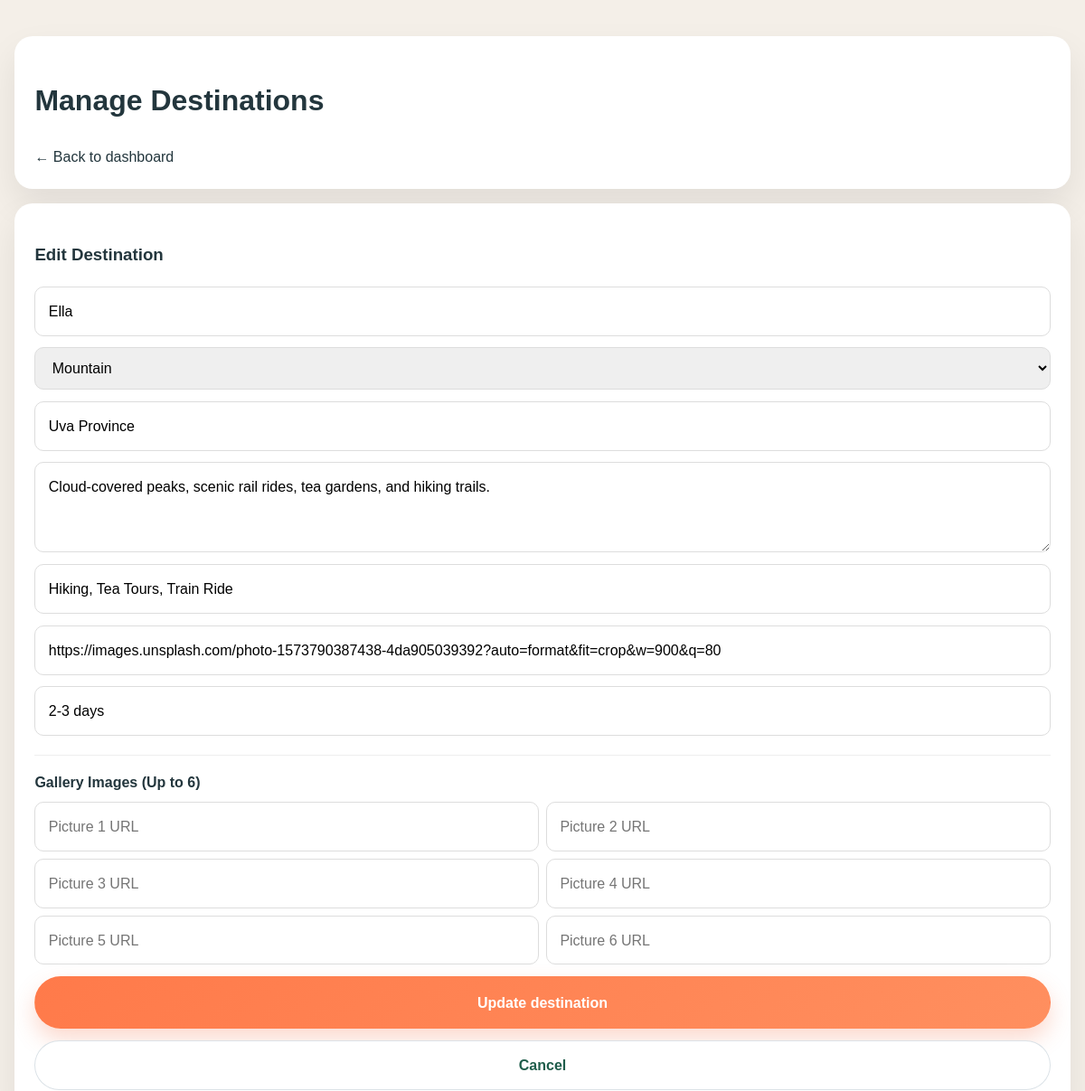
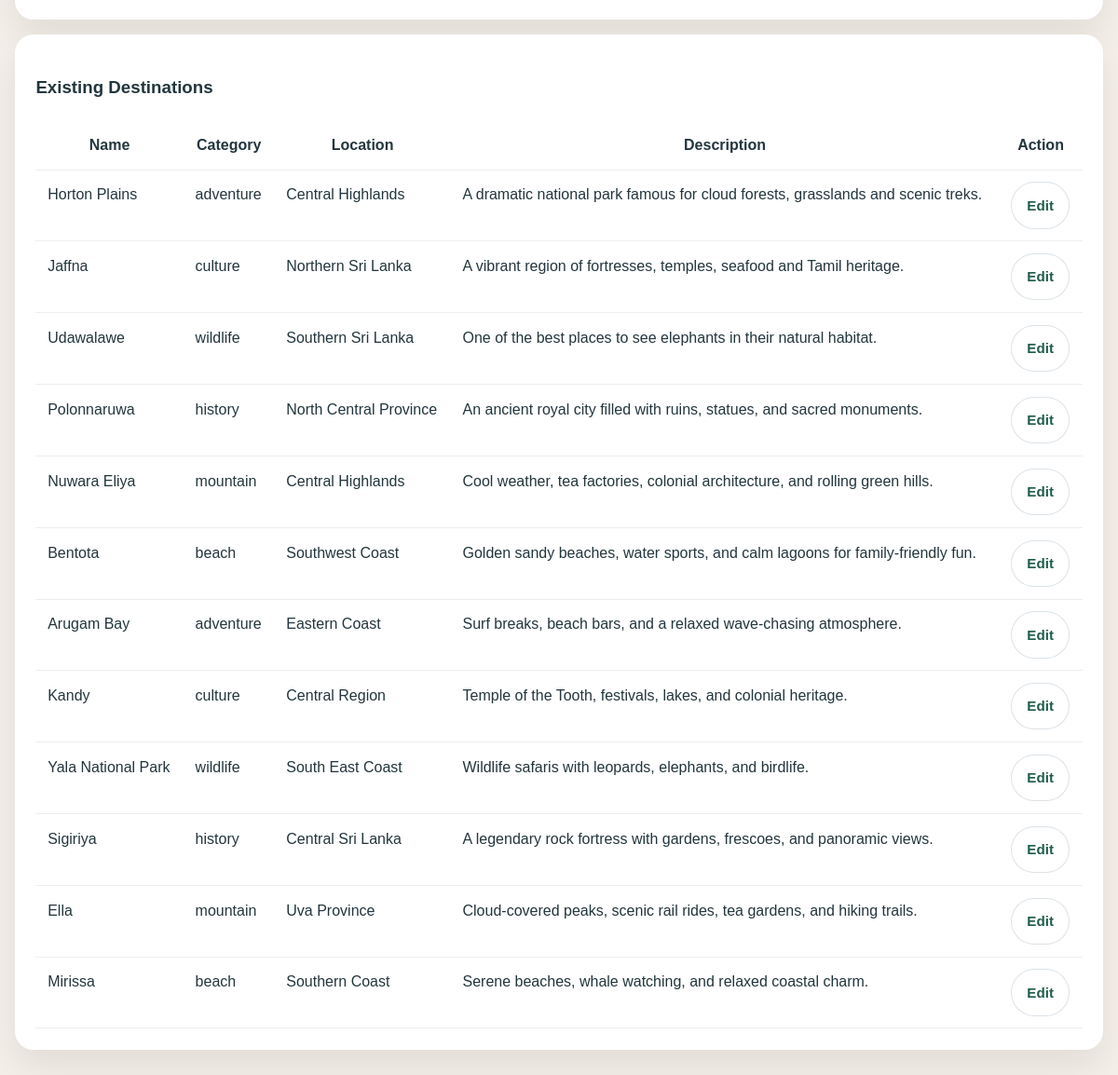
Screenshot of /admin/manage_destinations.php?edit_id=2 (signed in) with the database file from the repository (2 pictures, top to bottom).
### tables this page shows
CREATE TABLE IF NOT EXISTS destinations (
  id INT AUTO_INCREMENT PRIMARY KEY,
  name VARCHAR(150) NOT NULL,
  category VARCHAR(50) NOT NULL,
  location VARCHAR(150) NOT NULL,
  description TEXT NOT NULL,
  activities VARCHAR(255) NOT NULL,
  image_url TEXT NOT NULL,
  duration VARCHAR(50) NOT NULL,
  gallery_urls TEXT DEFAULT NULL,
  created_at TIMESTAMP DEFAULT CURRENT_TIMESTAMP
);

### admin/manage_destinations.php (the view, shortened to what this page needs)
<?php
require '../config/database.php';
$edit_id = isset($_GET['edit_id']) ? (int)$_GET['edit_id'] : 0;
$edit_dest = null;
if ($edit_id > 0) {
    $stmt = $conn->prepare('SELECT * FROM destinations WHERE id=?');
    $stmt->bind_param('i', $edit_id);
    $stmt->execute();
    $res = $stmt->get_result();
    if ($res && $res->num_rows > 0) {
        $edit_dest = $res->fetch_assoc();
    }
}
$stmt = $conn->prepare('SELECT * FROM destinations ORDER BY id DESC');
$stmt->execute();
$result = $stmt->get_result();
?>
<!DOCTYPE html>
<html lang="en">
<head>
    <link rel="stylesheet" href="../assets/styles.css" />
</head>
<body>
    <div class="admin-wrap">
        <div class="panel">
            <h1>Manage Destinations</h1>
            <a href="dashboard.php">← Back to dashboard</a>
        </div>
        <div class="panel">
            <h3><?php echo $edit_dest ? 'Edit Destination' : 'Add New Destination'; ?></h3>
            <form method="post" action="manage_destinations.php">
                <input type="text" name="name" placeholder="Destination name" required value="<?php echo $edit_dest ? htmlspecialchars($edit_dest['name']) : ''; ?>" />
                <select name="category">
                    <?php
                    $categories = ['beach' => 'Beach', 'mountain' => 'Mountain', 'wildlife' => 'Wildlife', 'culture' => 'Culture', 'adventure' => 'Adventure', 'history' => 'Historical Place'];
                    foreach ($categories as $val => $label) {
                        $sel = ($edit_dest && $edit_dest['category'] === $val) ? 'selected' : '';
                        echo "<option value=\"$val\" $sel>$label</option>";
                    }
                    ?>
                </select>
                <input type="text" name="location" placeholder="Location" required value="<?php echo $edit_dest ? htmlspecialchars($edit_dest['location']) : ''; ?>" />
                <textarea name="description" placeholder="Description" required><?php echo $edit_dest ? htmlspecialchars($edit_dest['description']) : ''; ?></textarea>
                <input type="text" name="activities" placeholder="Activities" required value="<?php echo $edit_dest ? htmlspecialchars($edit_dest['activities']) : ''; ?>" />
                <input type="text" name="image_url" placeholder="Main Image URL" required value="<?php echo $edit_dest ? htmlspecialchars($edit_dest['image_url']) : ''; ?>" />
                <input type="text" name="duration" placeholder="Suggested duration" required value="<?php echo $edit_dest ? htmlspecialchars($edit_dest['duration']) : ''; ?>" />
                <div style="border-top:1px solid #eee; padding-top:1rem; margin-top:0.5rem;">
                    <strong>Gallery Images (Up to 6)</strong>
                    <div style="display:grid; grid-template-columns:1fr 1fr; gap:0.5rem; margin-top:0.5rem;">
                        <?php
                        $existing_galleries = [];
                        for ($i = 1; $i <= 6; $i++) {
                            $val = isset($existing_galleries[$i-1]) ? htmlspecialchars($existing_galleries[$i-1]) : '';
                            echo '<input type="text" name="gallery_'.$i.'" placeholder="Picture '.$i.' URL" value="'.$val.'" />';
                        }
                        ?>
                    </div>
                </div>
                <button class="btn btn-primary" type="submit"><?php echo $edit_dest ? 'Update destination' : 'Save destination'; ?></button>
                <?php if ($edit_dest) { ?>
                    <a href="manage_destinations.php" class="btn btn-secondary" style="text-align:center; padding: 0.8rem;">Cancel</a>
                <?php } ?>
            </form>
        </div>
        <div class="panel">
            <h3>Existing Destinations</h3>
            <table>
                <thead>
                    <tr><th>Name</th><th>Category</th><th>Location</th><th>Description</th><th>Action</th></tr>
                </thead>
                <tbody>
                    <?php while ($row = $result->fetch_assoc()) { ?>
                        <tr>
                            <td><?php echo htmlspecialchars($row['name']); ?></td>
                            <td><?php echo htmlspecialchars($row['category']); ?></td>
                            <td><?php echo htmlspecialchars($row['location']); ?></td>
                            <td><?php echo htmlspecialchars($row['description']); ?></td>
                            <td><a href="manage_destinations.php?edit_id=<?php echo $row['id']; ?>" class="btn btn-small btn-secondary">Edit</a></td>
                        </tr>
                    <?php } ?>
                </tbody>
            </table>
        </div>
    </div>
</body>
</html>

### assets/styles.css (style rules this page uses)
:root { --primary: #1f5d4b; --primary-dark: #144134; --accent: #ff7a4a; --accent-soft: #ffe1cc; --gold: #f2b44f; --text: #23363d; --muted: #64707d; --surface: #f7f1e8; --border: rgba(31, 93, 75, 0.14); --shadow: 0 18px 45px rgba(31, 93, 75, 0.12); --radius: 24px; }
* { box-sizing: border-box; }
html { scroll-behavior: smooth; }
body { margin: 0; font-family: 'Inter', sans-serif; color: var(--text); background: #fdfcf9; line-height: 1.7; }
a { color: inherit; text-decoration: none; }
button, input, select, textarea { font: inherit; }
.btn { display: inline-flex; align-items: center; justify-content: center; gap: 0.4rem; padding: 0.9rem 1.4rem; border-radius: 999px; font-weight: 700; border: 1px solid transparent; transition: transform 0.2s ease, box-shadow 0.2s ease, background 0.2s ease; }
.btn-primary { background: linear-gradient(135deg, var(--accent), #ff8f5f); color: white; box-shadow: 0 12px 24px rgba(242, 107, 65, 0.25); }
.btn-secondary { background: white; color: var(--primary); border-color: rgba(31, 76, 107, 0.16); }
.btn-small { padding: 0.7rem 1rem; font-size: 0.95rem; }

### admin/manage_destinations.php (style rules this page uses)
body { background: #f4efe8; font-family: Arial, sans-serif; }
.admin-wrap { max-width: 1200px; margin: 40px auto; padding: 0 1rem 2rem; }
.panel { background: white; padding: 1.4rem; border-radius: 20px; box-shadow: 0 18px 38px rgba(0,0,0,0.08); margin-bottom: 1rem; }
form { display: grid; gap: 0.8rem; }
input, textarea, select { padding: 0.8rem 0.9rem; border: 1px solid #ddd; border-radius: 10px; }
textarea { min-height: 100px; }
table { width: 100%; border-collapse: collapse; background: white; }
th, td { padding: 0.8rem; border-bottom: 1px solid #eee; vertical-align: top; }

### rows the page displays
destinations: name "Ella", location "Uva Province", description "Cloud-covered peaks, scenic rail rides, tea gardens, and hiking trails.", activities "Hiking, Tea Tours, Train Ride", image_url "https://images.unsplash.com/photo-1573790387438-4da905039392?auto=format&fit=crop&w=900&q=80", duration "2-3 days", category "mountain"
destinations: name "Horton Plains", category "adventure", location "Central Highlands", description "A dramatic national park famous for cloud forests, grasslands and scenic treks."
destinations: name "Jaffna", category "culture", location "Northern Sri Lanka", description "A vibrant region of fortresses, temples, seafood and Tamil heritage."
destinations: name "Udawalawe", category "wildlife", location "Southern Sri Lanka", description "One of the best places to see elephants in their natural habitat."
destinations: name "Polonnaruwa", category "history", location "North Central Province", description "An ancient royal city filled with ruins, statues, and sacred monuments."
destinations: name "Nuwara Eliya", category "mountain", location "Central Highlands", description "Cool weather, tea factories, colonial architecture, and rolling green hills."
destinations: name "Bentota", category "beach", location "Southwest Coast", description "Golden sandy beaches, water sports, and calm lagoons for family-friendly fun."
destinations: name "Arugam Bay", category "adventure", location "Eastern Coast", description "Surf breaks, beach bars, and a relaxed wave-chasing atmosphere."
destinations: name "Kandy", category "culture", location "Central Region", description "Temple of the Tooth, festivals, lakes, and colonial heritage."
destinations: name "Yala National Park", category "wildlife", location "South East Coast", description "Wildlife safaris with leopards, elephants, and birdlife."
destinations: name "Sigiriya", category "history", location "Central Sri Lanka", description "A legendary rock fortress with gardens, frescoes, and panoramic views."
destinations: name "Mirissa", category "beach", location "Southern Coast", description "Serene beaches, whale watching, and relaxed coastal charm."

### other values shown
form field category "Mountain"
